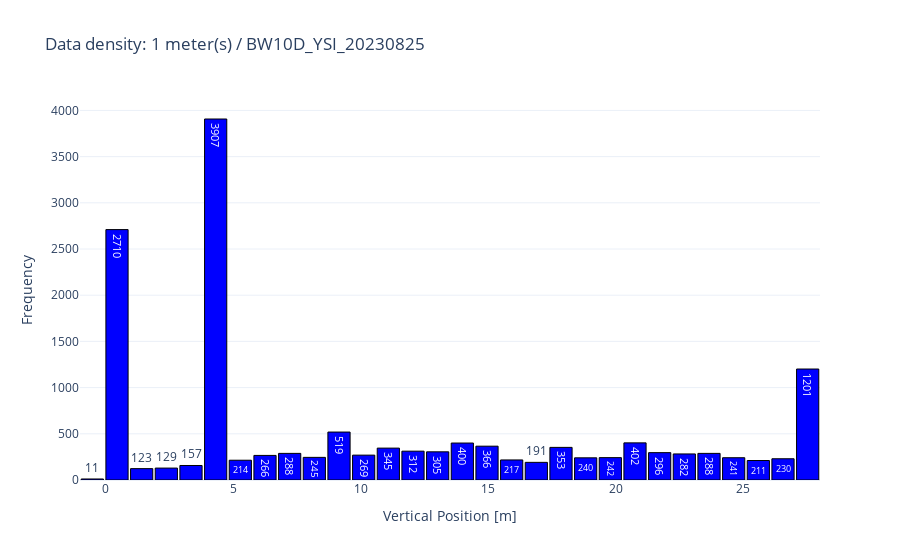

Source (notebook cell):
### Code cell
width = 1 # meters

initial_density = analysis.calculate_density(x_row, y_row, width)
plots.plot_histogram(initial_density, 
                    value_column='x_bin', 
                    weight_column='frequency',
                    x_axis_title='Vertical Position [m]',
                    y_axis_title='Frequency',
                    title=f'Data density: {width} meter(s) / {name}',
                    num_bins=len(initial_density)
                    )

### Figure 1 — Plotly figure (JSON) as saved in the notebook; plotly's stock layout.template omitted (floating-point values rounded to 4 significant figures)
{"data": [{"marker": {"color": "blue", "line": {"color": "black", "width": 1}}, "text": [11, 2710, 123, 129, 157, 3907, 214, 266, 288, 245, 519, 269, 345, 312, 305, 400, 366, 217, 191, 353, 240, 242, 402, 296, 282, 288, 241, 211, 230, 1201], "textposition": "auto", "type": "bar", "x": [-0.5167, 0.45, 1.417, 2.383, 3.35, 4.317, 5.283, 6.25, 7.217, 8.183, 9.15, 10.12, 11.08, 12.05, 13.02, 13.98, 14.95, 15.92, 16.88, 17.85, 18.82, 19.78, 20.75, 21.72, 22.68, 23.65, 24.62, 25.58, 26.55, 27.52], "y": [11, 2710, 123, 129, 157, 3907, 214, 266, 288, 245, 519, 269, 345, 312, 305, 400, 366, 217, 191, 353, 240, 242, 402, 296, 282, 288, 241, 211, 230, 1201]}], "layout": {"bargap": 0.1, "title": {"text": "Data density: 1 meter(s) / BW10D_YSI_20230825"}, "xaxis": {"title": {"text": "Vertical Position [m]"}}, "yaxis": {"title": {"text": "Frequency"}}}}
